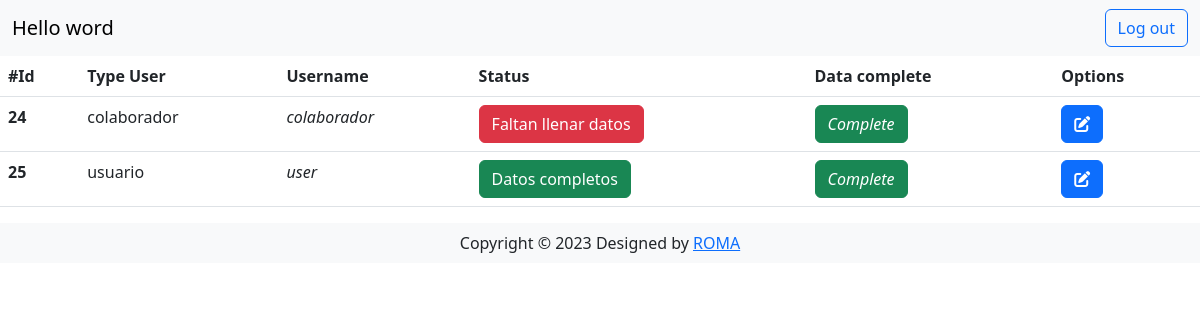
/users.php (signed in), run on the app's committed database.
### tables this page shows
CREATE TABLE `user_data` (
  `user_id` int(11) NOT NULL,
  `data_completed` enum('incomplete','complete') NOT NULL DEFAULT 'complete'
);

CREATE TABLE `users` (
  `id` int(11) NOT NULL,
  `username` varchar(50) NOT NULL,
  `password` varchar(255) NOT NULL,
  `role` enum('usuario','colaborador','admin') NOT NULL DEFAULT 'usuario',
  `cod_scanner` varchar(3600) DEFAULT NULL,
  `cod_biometric` varchar(3600) DEFAULT NULL,
  `cod_ipmac` varchar(3600) DEFAULT NULL,
  `name` text DEFAULT NULL,
  `verfication` enum('white','green','yellow','red') NOT NULL DEFAULT 'white'
);

### fetch/adm.php (the view, shortened to what this page needs)
<?php
function getUserssadmin()
{
  include('db/dbconnect.php');
  if ($_COOKIE['type_user'] == 'admin'){
    $sql = "SELECT * FROM users LEFT JOIN user_data ON users.id = user_data.user_id";
  }elseif($_COOKIE['type_user'] == 'colaborador'){
    $sql = "SELECT * FROM users LEFT JOIN user_data ON users.id = user_data.user_id
    WHERE users.role != 'admin';";
  }elseif($_COOKIE['type_user'] == 'usuario'){
    $user_id = $_COOKIE['user_id'];
    $sql = "SELECT * FROM users LEFT JOIN user_data ON users.id = user_data.user_id  WHERE id = $user_id";
  }
  $result = mysqli_query($conn, $sql);
?>
  <table class="table">
    <thead>
      <tr>
        <th scope="col">#Id</th>
        <th scope="col">Type User</th>
        <th scope="col">Username</th>
        <th scope="col">Status</th>
        <th scope="col">Data complete</th>
        <th scope="col">Options</th>
      </tr>
    </thead>
    <tbody>
      <?php
      while ($row = mysqli_fetch_assoc($result)) {
        $id = $row['id'];
        $username = $row['username'];
        $verfication = $row['verfication'];
        $data_completed =  $row['data_completed'];
        $role = $row['role'];
      ?>
        <tr class="content_data_get">
          <th scope="row"><?php echo $row['id'] ?></th>
          <td><?php echo $role ?></td>
          <td>
            <p class="card-text fst-italic "><?php echo $username ?> </p>
          </td>
          <td>
            <?php
            if ($verfication == 'white') {
              echo '<p class="card-text fst-italic "><button type="button" class="btn btn-light">Sin revisar</button> </p>';
            } elseif ($verfication == 'green') {
              echo '<p class="card-text fst-italic "><button type="button" class="btn btn-success">Datos completos</button> </p>';
            } elseif ($verfication == 'red') {
              echo '<p class="card-text fst-italic "><button type="button" class="btn btn-danger">Faltan llenar datos</button> </p>';
            } elseif ($verfication == 'yellow') {
              echo '<p class="card-text fst-italic "><button type="button" class="btn btn-warning">Faltan llenar datos</button> </p>';
            }
            ?>
          </td>
          <td>
            <?php
              if ($data_completed == NULL) {
                echo ' <p class="card-text fst-italic btn btn-danger"> Incomplete asd </p>';
              } if ($data_completed == 'incomplete') {
                echo ' <p class="card-text fst-italic btn btn-danger"> Incomplete </p>';
              } elseif ($data_completed == 'complete') {
                echo ' <p class="card-text fst-italic btn btn-success"> Complete </p>';
              }
            ?>
          </td>
          <td>
            <?php
            if ($_COOKIE['type_user'] == 'admin') { ?>
             <button type="button" class="btn btn-primary" onclick="openEditModal(<?php echo $id ?>)">
                <i class="fas fa-edit"> </i>
              </button>
              <button type="button" class="btn btn-danger" onclick="confirmDelete(<?php echo $id ?>)">
                <i class="fas fa-trash"> </i>
              </button>
            <?php } elseif ($_COOKIE['type_user'] == 'colaborador' | $_COOKIE['type_user'] == 'usuario') { ?>
              <button type="button" class="btn btn-primary" onclick="openEditModal(<?php echo $id ?>)">
                <i class="fas fa-edit"> </i>
              </button>
            <?php } ?>
          </td>
        </tr>
      <?php } ?>
    </tbody>
  </table>
<?php
}

### styles/styles.css (style rules this page uses)
* { margin: 0; padding: 0; }

### data on the page
user_data: user_id "24", user_id.role "colaborador", user_id.username "colaborador", shows "Faltan llenar datos", data_completed "Complete"
user_data: user_id "25", user_id.role "usuario", user_id.username "user", shows "Datos completos", data_completed "Complete"
